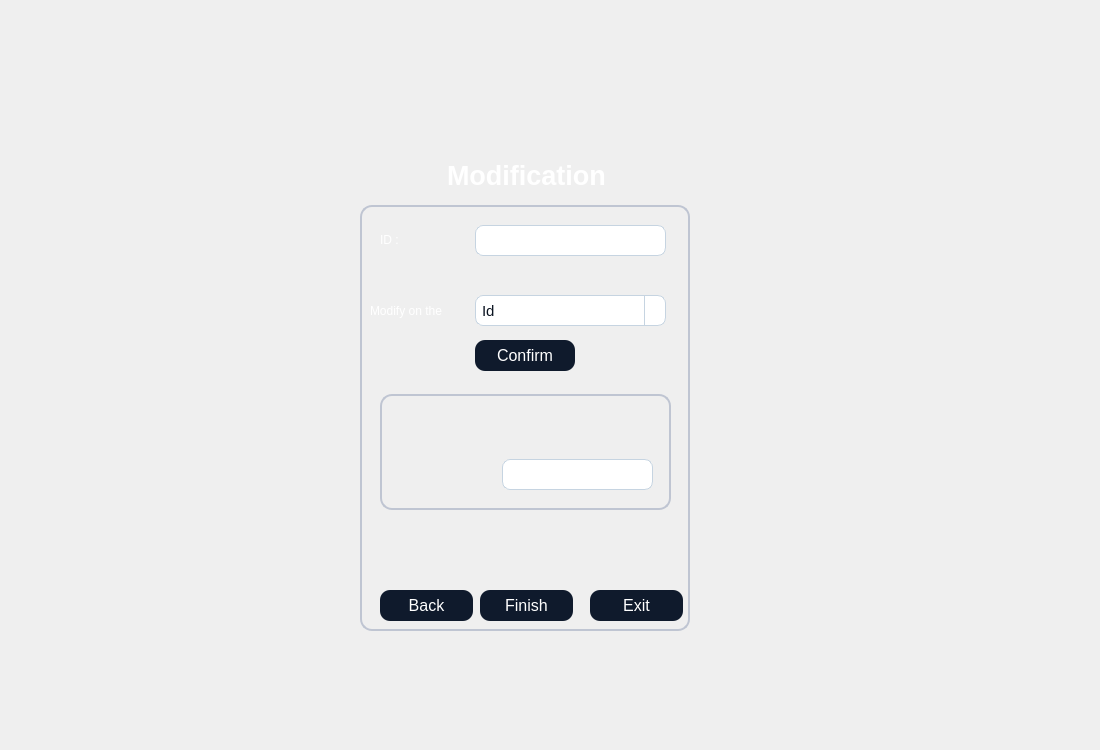
<?xml version="1.0" encoding="UTF-8"?>
<ui version="4.0">
 <class>modify</class>
 <widget class="QWidget" name="modify">
  <property name="geometry">
   <rect>
    <x>0</x>
    <y>0</y>
    <width>1100</width>
    <height>750</height>
   </rect>
  </property>
  <property name="windowTitle">
   <string>Form</string>
  </property>
  <property name="styleSheet">
   <string notr="true">QTableWidget {
    background-color: #1A2236;
    color: #FFFFFF;
    border: 1px solid #3A3F58;
    gridline-color: #3A3F58;
    font-family: &quot;Inter&quot;;
    font-size: 10pt;
    border-radius: 8px;
    selection-background-color: #0F5FFF;
    selection-color: #FFFFFF;
}

QHeaderView::section {
    background-color: #0F1A2C;
    color: #FFFFFF;
    border: 1px solid #3A3F58;
    padding: 4px;
    font-family: &quot;Montserrat SemiBold&quot;;
    font-size: 10pt;
}

QTableWidget::item:selected {
    background-color: #0F5FFF;
    color: #FFFFFF;
}
QGroupBox {
    border: 1.5px solid #BFC5D2;
    border-radius: 12px;
    margin-top: 25px;
    color: white;
    font-family: &quot;Segoe UI Semibold&quot;;
    font-size: 14pt;
}

QGroupBox::title {
    subcontrol-origin: margin;
    padding: 4px 10px;
}
QPushButton {
    background-color: #0F1A2C;
    color: #FFFFFF;
	border-color: rgb(0, 0, 0);
    border-radius: 10px;
    font-family: &quot;Montserrat SemiBold&quot;;
    font-size: 12pt;
    padding: 6px 12px;
}

QPushButton:hover {
    background-color: #1A2942;
}

QPushButton:pressed {
    background-color: #09111A;
}
QLineEdit {
    background-color: #FFFFFF;
    border: 1px solid #C6D4E1;
    border-radius: 8px;
    padding: 6px;
    color: #0A1320;
    font-family: &quot;Inter&quot;;
    font-size: 11pt;
}

QLineEdit:focus {
    border: 1px solid #00B4FF;
    background-color: #F8FBFF;
}
QComboBox {
    background-color: #FFFFFF;
    border: 1px solid #C6D4E1;
    border-radius: 8px;
    padding: 6px;
    color: #0A1320;
    font-family: &quot;Inter&quot;;
    font-size: 11pt;
}

QComboBox:focus {
    border: 1px solid #00B4FF;
    background-color: #F8FBFF;
}

QComboBox::drop-down {
    subcontrol-origin: padding;
    subcontrol-position: top right;
    width: 20px;
    border-left: 1px solid #C6D4E1;
}

QComboBox::down-arrow {
    
	image: url(:/new/prefix1/icon.png);
    width: 12px;
    height: 12px;
}</string>
  </property>
  <widget class="QLabel" name="label">
   <property name="geometry">
    <rect>
     <x>0</x>
     <y>0</y>
     <width>1100</width>
     <height>750</height>
    </rect>
   </property>
   <property name="styleSheet">
    <string notr="true">image: url(:/new/prefix1/bg.jpg);</string>
   </property>
   <property name="text">
    <string/>
   </property>
  </widget>
  <widget class="QGroupBox" name="groupBox">
   <property name="geometry">
    <rect>
     <x>360</x>
     <y>180</y>
     <width>330</width>
     <height>451</height>
    </rect>
   </property>
   <property name="title">
    <string/>
   </property>
   <widget class="QComboBox" name="Box">
    <property name="geometry">
     <rect>
      <x>115</x>
      <y>115</y>
      <width>191</width>
      <height>31</height>
     </rect>
    </property>
    <item>
     <property name="text">
      <string>Id</string>
     </property>
    </item>
    <item>
     <property name="text">
      <string>Name</string>
     </property>
    </item>
    <item>
     <property name="text">
      <string>Last Name</string>
     </property>
    </item>
    <item>
     <property name="text">
      <string>Adress</string>
     </property>
    </item>
    <item>
     <property name="text">
      <string>Salary</string>
     </property>
    </item>
   </widget>
   <widget class="QLabel" name="label_2">
    <property name="geometry">
     <rect>
      <x>10</x>
      <y>120</y>
      <width>101</width>
      <height>21</height>
     </rect>
    </property>
    <property name="styleSheet">
     <string notr="true">color: rgb(255, 255, 255);</string>
    </property>
    <property name="text">
     <string>Modify on the</string>
    </property>
   </widget>
   <widget class="QGroupBox" name="box">
    <property name="geometry">
     <rect>
      <x>20</x>
      <y>189</y>
      <width>291</width>
      <height>141</height>
     </rect>
    </property>
    <property name="title">
     <string/>
    </property>
    <widget class="QLabel" name="l1">
     <property name="geometry">
      <rect>
       <x>10</x>
       <y>30</y>
       <width>271</width>
       <height>51</height>
      </rect>
     </property>
     <property name="styleSheet">
      <string notr="true">font: 14pt &quot;Segoe UI&quot;;
color: rgb(255, 255, 255);
font: italic 9pt &quot;Segoe UI&quot;;</string>
     </property>
     <property name="text">
      <string>&lt;html&gt;&lt;head/&gt;&lt;body&gt;&lt;p align=&quot;center&quot;&gt;&lt;br/&gt;&lt;/p&gt;&lt;/body&gt;&lt;/html&gt;</string>
     </property>
    </widget>
    <widget class="QLineEdit" name="le2">
     <property name="geometry">
      <rect>
       <x>122</x>
       <y>90</y>
       <width>151</width>
       <height>31</height>
      </rect>
     </property>
    </widget>
    <widget class="QLabel" name="l2">
     <property name="geometry">
      <rect>
       <x>10</x>
       <y>95</y>
       <width>111</width>
       <height>21</height>
      </rect>
     </property>
     <property name="styleSheet">
      <string notr="true">color: rgb(255, 255, 255);</string>
     </property>
     <property name="text">
      <string/>
     </property>
    </widget>
   </widget>
   <widget class="QPushButton" name="confirm">
    <property name="geometry">
     <rect>
      <x>115</x>
      <y>160</y>
      <width>100</width>
      <height>31</height>
     </rect>
    </property>
    <property name="text">
     <string>Confirm</string>
    </property>
   </widget>
   <widget class="QLabel" name="label_3">
    <property name="geometry">
     <rect>
      <x>20</x>
      <y>50</y>
      <width>71</width>
      <height>20</height>
     </rect>
    </property>
    <property name="styleSheet">
     <string notr="true">color: rgb(255, 255, 255);</string>
    </property>
    <property name="text">
     <string>ID :</string>
    </property>
   </widget>
   <widget class="QLineEdit" name="le1">
    <property name="geometry">
     <rect>
      <x>115</x>
      <y>45</y>
      <width>191</width>
      <height>31</height>
     </rect>
    </property>
   </widget>
   <widget class="QPushButton" name="exit">
    <property name="geometry">
     <rect>
      <x>230</x>
      <y>410</y>
      <width>93</width>
      <height>31</height>
     </rect>
    </property>
    <property name="text">
     <string>Exit</string>
    </property>
   </widget>
   <widget class="QPushButton" name="finish">
    <property name="geometry">
     <rect>
      <x>120</x>
      <y>410</y>
      <width>93</width>
      <height>31</height>
     </rect>
    </property>
    <property name="text">
     <string>Finish</string>
    </property>
   </widget>
   <widget class="QPushButton" name="back">
    <property name="geometry">
     <rect>
      <x>20</x>
      <y>410</y>
      <width>93</width>
      <height>31</height>
     </rect>
    </property>
    <property name="text">
     <string>Back</string>
    </property>
   </widget>
   <widget class="QLabel" name="l3">
    <property name="geometry">
     <rect>
      <x>40</x>
      <y>350</y>
      <width>261</width>
      <height>51</height>
     </rect>
    </property>
    <property name="styleSheet">
     <string notr="true">color: rgb(0, 170, 0);
font: 700 14pt &quot;Segoe UI&quot;;</string>
    </property>
    <property name="text">
     <string/>
    </property>
   </widget>
  </widget>
  <widget class="QLabel" name="label_4">
   <property name="geometry">
    <rect>
     <x>440</x>
     <y>150</y>
     <width>181</width>
     <height>51</height>
    </rect>
   </property>
   <property name="styleSheet">
    <string notr="true">color: #FFFFFF; 
font-family: &quot;Montserrat SemiBold&quot;; 
font-size: 20pt;
font-weight: 700; 
padding: 4px 0;</string>
   </property>
   <property name="text">
    <string>Modification</string>
   </property>
  </widget>
 </widget>
 <resources/>
 <connections/>
</ui>
